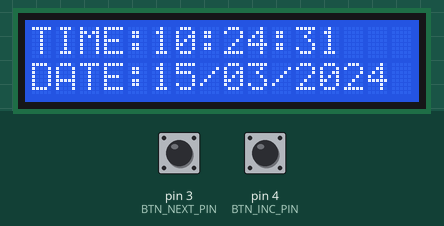
A sketch run on a simulated Arduino Mega 2560, built with avr-gcc and run on an emulated ATmega2560. Parts: 16×2 character LCD. Wiring (inferred from the names in the program): DS1307 clock at I2C address 0x68. The inputs (shaded band) are chosen by the test bench; at power-on: pin 3 (BTN_NEXT_PIN) HIGH, pin 4 (BTN_INC_PIN) HIGH. The local clock reads 2024-03-15 10:24:30 at power-on unless the sketch sets it; what the sketch prints to the serial monitor is not drawn.

Above: at 1.3 s.
1.4 s: pin 3 (BTN_NEXT_PIN) pulled LOW for 0.15 s
At 1.67 s:
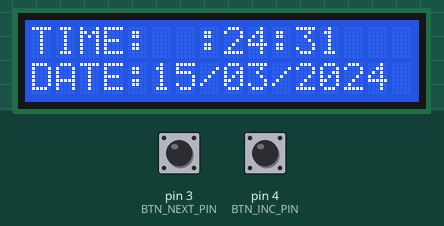
2.1 s: pin 4 (BTN_INC_PIN) pulled LOW for 0.15 s
At 2.7 s:
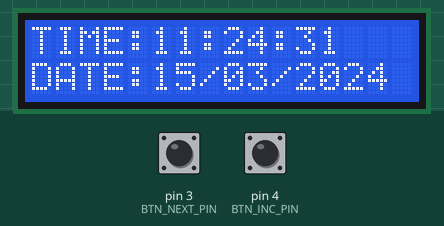
2.8 s: pin 3 (BTN_NEXT_PIN) pulled LOW for 1 s
At 3.92 s:
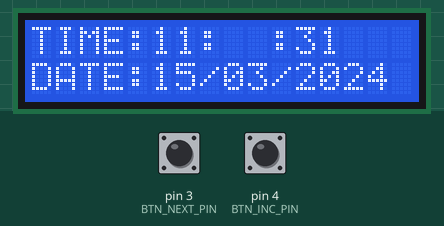
4.4 s: pin 4 (BTN_INC_PIN) pulled LOW for 1 s
At 5.78 s:
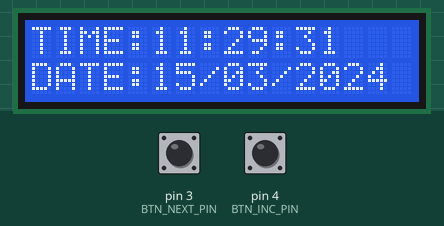
Timing chart, 0 to 7.0 s (numbered marks = the images above; inputs shaded):
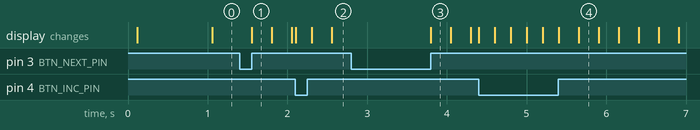

Measured:
- after the input at 1.4 s, the display: changes after 0.15 s (image 1)
- after the input at 2.1 s, the display: changes at once (image 2)
- after the input at 2.8 s, the display: changes after 1.0 s (image 3)
- after the input at 4.4 s, the display: first changes at once (image 4 shows a later state)

The sketch:

RTC_CLOCK.ino
```cpp
// Real time clock and calendar with set buttons using DS1307 and Arduino Mega
// Mega I2C pins: SDA = 20, SCL = 21

#include <LiquidCrystal.h>
#include <Wire.h>

// ---- Pin assignments ----
const uint8_t BTN_NEXT_PIN = 3;   // Next/confirm button (to GND, uses INPUT_PULLUP)
const uint8_t BTN_INC_PIN  = 4;   // Increment button (to GND, uses INPUT_PULLUP)

// LCD module connections (RS, E, D4, D5, D6, D7)
// NOTE: Tie LCD RW pin to GND on the hardware.
LiquidCrystal lcd(30, 31, 32, 33, 34, 35);

// ---- Globals ----
char Time[]     = "TIME:  :  :  ";
char Calendar[] = "DATE:  /  /20  ";
byte i, second_, minute_, hour_, date_, month_, year_;

void setup() {
  pinMode(BTN_NEXT_PIN, INPUT_PULLUP);
  pinMode(BTN_INC_PIN,  INPUT_PULLUP);

  delay(50);               // allow LCD power/contrast to settle
  lcd.begin(16, 2);
  Wire.begin();            // On Mega this uses SDA(20), SCL(21)

  Serial.begin(9600);      // Serial Monitor
  while (!Serial) { ; }    // harmless on Mega
}

void DS1307_display() {
  // Convert BCD to decimal (work on local copies)
  byte s  = (second_ >> 4) * 10 + (second_ & 0x0F);
  byte m  = (minute_ >> 4) * 10 + (minute_ & 0x0F);
  byte h  = (hour_   >> 4) * 10 + (hour_   & 0x0F);
  byte d  = (date_   >> 4) * 10 + (date_   & 0x0F);
  byte mo = (month_  >> 4) * 10 + (month_  & 0x0F);
  byte y  = (year_   >> 4) * 10 + (year_   & 0x0F);

  // --- LCD update ---
  Time[12]     = (s % 10) + '0';
  Time[11]     = (s / 10) + '0';
  Time[9]      = (m % 10) + '0';
  Time[8]      = (m / 10) + '0';
  Time[6]      = (h % 10) + '0';
  Time[5]      = (h / 10) + '0';

  Calendar[14] = (y % 10) + '0';
  Calendar[13] = (y / 10) + '0';
  Calendar[9]  = (mo % 10) + '0';
  Calendar[8]  = (mo / 10) + '0';
  Calendar[6]  = (d % 10) + '0';
  Calendar[5]  = (d / 10) + '0';

  lcd.setCursor(0, 0); lcd.print(Time);
  lcd.setCursor(0, 1); lcd.print(Calendar);

  // --- Serial print once per second ---
  static uint8_t lastS = 255;
  if (s != lastS) {
    lastS = s;
    char buf[32]; // HH:MM:SS  DD/MM/20YY
    snprintf(buf, sizeof(buf), "%02u:%02u:%02u  %02u/%02u/20%02u", h, m, s, d, mo, y);
    Serial.println(buf);
  }
}

void blink_parameter() {
  byte j = 0;
  while (j < 10 && digitalRead(BTN_NEXT_PIN) && digitalRead(BTN_INC_PIN)) {
    j++;
    delay(25);
  }
}

byte edit(byte x, byte y, byte parameter) {
  char text[3];
  while (!digitalRead(BTN_NEXT_PIN)); // wait until NEXT released

  while (true) {
    while (!digitalRead(BTN_INC_PIN)) { // increment while held
      parameter++;
      if (i == 0 && parameter > 23) parameter = 0;  // hours
      if (i == 1 && parameter > 59) parameter = 0;  // minutes
      if (i == 2 && parameter > 31) parameter = 1;  // date
      if (i == 3 && parameter > 12) parameter = 1;  // month
      if (i == 4 && parameter > 99) parameter = 0;  // year

      sprintf(text, "%02u", parameter);
      lcd.setCursor(x, y); lcd.print(text);
      delay(200);
    }

    lcd.setCursor(x, y); lcd.print("  ");
    blink_parameter();
    sprintf(text, "%02u", parameter);
    lcd.setCursor(x, y); lcd.print(text);
    blink_parameter();

    if (!digitalRead(BTN_NEXT_PIN)) {
      i++;
      return parameter;
    }
  }
}

void loop() {
  if (!digitalRead(BTN_NEXT_PIN)) {
    i = 0;

    // read current values (in decimal context) and edit
    hour_   = edit(5, 0, ((hour_   >> 4) * 10 + (hour_   & 0x0F)));
    minute_ = edit(8, 0, ((minute_ >> 4) * 10 + (minute_ & 0x0F)));
    date_   = edit(5, 1, ((date_   >> 4) * 10 + (date_   & 0x0F)));
    month_  = edit(8, 1, ((month_  >> 4) * 10 + (month_  & 0x0F)));
    year_   = edit(13, 1, ((year_   >> 4) * 10 + (year_   & 0x0F)));

    // Convert decimal to BCD
    byte m_bcd  = ((minute_ / 10) << 4) | (minute_ % 10);
    byte h_bcd  = ((hour_   / 10) << 4) | (hour_   % 10);
    byte d_bcd  = ((date_   / 10) << 4) | (date_   % 10);
    byte mo_bcd = ((month_  / 10) << 4) | (month_  % 10);
    byte y_bcd  = ((year_   / 10) << 4) | (year_   % 10);

    // Write data to DS1307 (reset seconds and start oscillator)
    Wire.beginTransmission(0x68);
    Wire.write(0x00);         // start at register 0
    Wire.write(0x00);         // seconds = 0, CH=0
    Wire.write(m_bcd);        // minutes
    Wire.write(h_bcd);        // hours (24h mode assumed)
    Wire.write(0x01);         // day of week (not used)
    Wire.write(d_bcd);        // date
    Wire.write(mo_bcd);       // month
    Wire.write(y_bcd);        // year
    Wire.endTransmission();
    delay(200);
  }

  // Read time from DS1307
  Wire.beginTransmission(0x68);
  Wire.write(0x00);            // seconds register
  Wire.endTransmission(false); // repeated start
  Wire.requestFrom(0x68, 7);

  second_ = Wire.read();   // seconds (bit7 is CH)
  minute_ = Wire.read();   // minutes
  hour_   = Wire.read();   // hours
  Wire.read();             // day (ignored)
  date_   = Wire.read();   // date
  month_  = Wire.read();   // month
  year_   = Wire.read();   // year

  DS1307_display();
  delay(50);
}
```

Button.cpp
```cpp
#include "Button.h"

#include <Arduino.h>


Button::Button(const int pin) : m_pin(pin)
{

}

void Button::init()
{

  pinMode(m_pin, INPUT);
  // set begin state
  m_lastButtonState = read();
}


//read button state.
bool Button::read()
{
  return digitalRead(m_pin);

}


//In General:
//if button is not pushed function will return LOW (0).
//if it is pushed function will return HIGH (1).

bool Button::onChange()
{
  //read button state. '1' is pushed, '0' is not pushed.
  bool reading = read();
  // If the switch changed, due to noise or pressing:
  if (reading != m_lastButtonState) {
    // reset the debouncing timer
    m_lastDebounceTime = millis();
    m_pressFlag = 1;
  }

  if ((millis() - m_lastDebounceTime) > m_debounceDelay) {
    // whatever the reading is at, it's been there for longer
    // than the debounce delay, so take it as the actual current state:

    // if the button state has changed:
    if (m_pressFlag) { //reading != m_lastButtonState) {
      //update the buton state
      m_pressFlag = 0;

      // save the reading.  Next time through the loop,
      m_lastButtonState = reading;
      return 1;

    }
  }
  m_lastButtonState = reading;

  return 0;

}

bool Button::onPress()
{
  //read button state. '1' is pushed, '0' is not pushed.
  bool reading = read();
  // If the switch changed, due to noise or pressing:
  if (reading == HIGH && m_lastButtonState == LOW) {
    // reset the debouncing timer
    m_lastDebounceTime = millis();
    m_pressFlag = 1;
  }

  if ((millis() - m_lastDebounceTime) > m_debounceDelay) {
    // whatever the reading is at, it's been there for longer
    // than the debounce delay, so take it as the actual current state:

    // if the button state has changed:
    if (m_pressFlag) {
      // save the reading.  Next time through the loop,
      m_pressFlag = 0;
      m_lastButtonState = reading;
      return 1;

    }
  }
  m_lastButtonState = reading;

  return 0;

}

bool Button::onRelease()
{
  //read button state. '1' is pushed, '0' is not pushed.
  bool reading = read();
  // If the switch changed, due to noise or pressing:
  if (reading == LOW && m_lastButtonState == HIGH) {
    // reset the debouncing timer
    m_lastDebounceTime = millis();
    m_pressFlag = 1;
  }

  if ((millis() - m_lastDebounceTime) > m_debounceDelay) {
    // whatever the reading is at, it's been there for longer
    // than the debounce delay, so take it as the actual current state:

    // if the button state has changed:
    if ( m_pressFlag) { //reading == LOW && m_lastButtonState == HIGH) {
      // save the reading.  Next time through the loop,
      m_lastButtonState = reading;
      m_pressFlag = 0;
      return 1;

    }
  }
  m_lastButtonState = reading;

  return 0;

}
```

Button.h
```cpp
#ifndef _BUTTON_H_
#define _BUTTON_H_


//button  class:
class Button {
  public:
    Button(const int pin);
    //initialize button instance
    void init();
    //Read button state - without debounce
    bool read();
    //return True on both button events, Press or Release
    bool onChange();
    //return True only on Press
    bool onPress();
    //return True only on Release
    bool onRelease();


  private:
    const int m_pin;
    bool m_lastButtonState; //state variables
    long m_lastDebounceTime = 0;  // the last time the output pin was toggled
    const int m_debounceDelay = 50;    // the debounce time; increase if the output flickers
    bool m_pressFlag = 0;

};

#endif //_BUTTON_H_
```

Buzzer.cpp
```cpp
#include "Buzzer.h"

Buzzer::Buzzer(const int pin) : Switchable(pin)
{

}
```

Buzzer.h
```cpp
/** \addtogroup Buzzer
 *  @{
 */
#ifndef BUZZER_H
#define BUZZER_H

#include "Switchable.h"

//solenoid driver class:
class Buzzer : public Switchable {
    public:
        Buzzer(const int pin);
};

#endif //BUZZER_H
 /** @}*/
```

Switchable.cpp
```cpp
#include "Switchable.h"
#include <Arduino.h>

Switchable::Switchable(const int pin) : m_pin(pin)
{
    // Set pin as output
    pinMode(m_pin, OUTPUT);
    // Start state if off
	off();
}

//turn on:
void Switchable::on()
{
	digitalWrite(m_pin, 1); //high
	m_state = true;
}

//turn off:
void Switchable::off()
{
	digitalWrite(m_pin, 0); //low
	m_state = false;
}

void Switchable::toggle()
{
	digitalWrite(m_pin, !m_state); //low
	m_state = !m_state;
}

// dim pin
void Switchable::dim(int dimVal)
{
    analogWrite(m_pin, dimVal);
}

bool Switchable::getState()
{
    return m_state;
}

void Switchable::setState(bool state)
{
    digitalWrite(m_pin, state);
    m_state = state;
}
```

Switchable.h
```cpp
#ifndef _SWITCHABLE_H_
#define _SWITCHABLE_H_

//Base class for output that can be switched on/off via single digital pin:
class Switchable
{
	public:

		// Consturcutor accepts pin number for output
	    Switchable(const int pin);

		// Turn pin on
		void on();

	    // Turn pin off
		void off();

		// Toggle pin
		void toggle();

		// dim pin
		void dim(int dimVal);

		// Get current state
		bool getState();

		// Set state with bool variable
		void setState(bool state);

	private:

		const int m_pin; 	//output pin
		bool m_state;		//current state
};

#endif // _SWITCHABLE_H_
 
```
